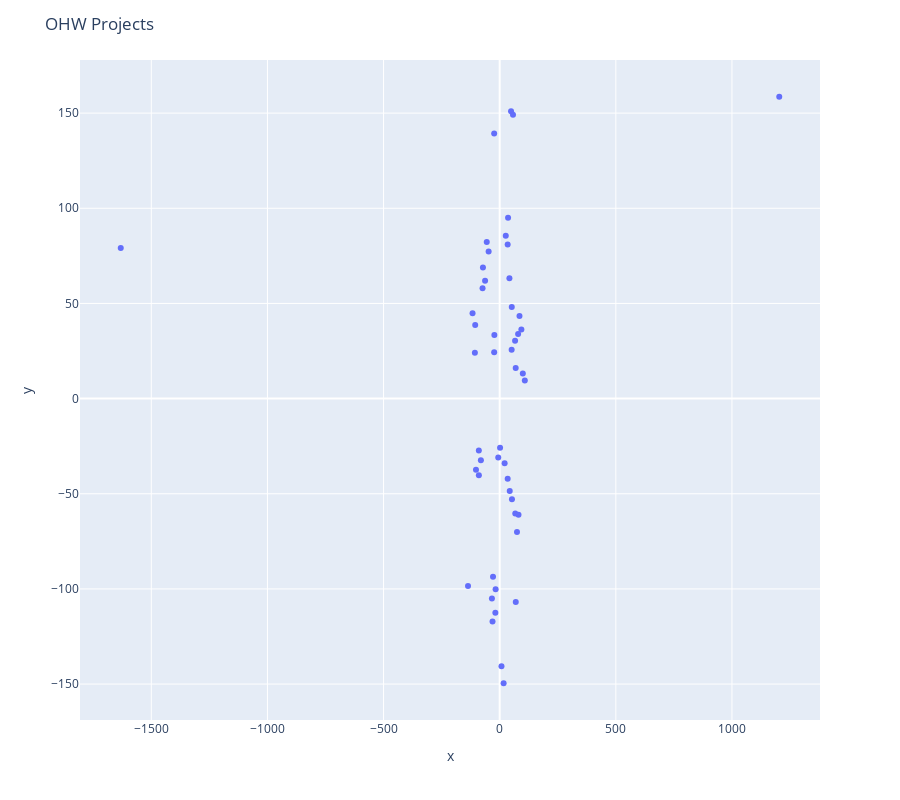

The code cell stored with this chart in its notebook:
### Code cell
import plotly.express as px

fig = px.scatter(df_2D, x="x", y="y",  hover_name="proj_name")

fig.update_traces(textposition='top center')

fig.update_layout(
    height=800,
    title_text='OHW Projects'
)

fig.show()

### Figure 1 — Plotly figure (JSON) as saved in the notebook; plotly's stock layout.template omitted (floating-point values rounded to 4 significant figures)
{"data": [{"hovertemplate": "<b>%{hovertext}</b><br><br>x=%{x}<br>y=%{y}<extra></extra>", "hovertext": ["21-proj-model-subsampl", "21-proj-", "21-proj-coastal-radar", "21-proj-deep-curr", "21-proj-radar-q", "21_proj_tag_d", "21-proj-drone-turtl", "21-proj-biological-activity-driven-by-geologic-ev", "22-proj-front-finder", "22-proj-plot_this_and_", "22-proj-biofouled", "22-proj-", "22-proj-lagrange_", "22_proj_matchup_d", "22-proj-gcmfilter", "22-proj-passive-acoustics-data-query", "22-proj-ker", "22-proj_SA_ocean_d", "22-proj-xyz", "22-proj-ENSO_Pred", "22-proj-flow-cytometry", "22-proj-clusters-nutr", "22-proj-biodiversity-indicator", "22-proj-orgs-templ", "22-proj-Extreme_ev", "22-proj-arcticd", "22-proj-video-data-pr", "22-proj-oleaje-coster", "22_proj_mat2py", "23_proj_fancymoor", "23_proj_", "23_proj_SAupwell", "23_proj_oil", "23_proj_argo_ml", "23_proj_sea_ice_oscill", "23-proj-pamproj", "23-proj-", "23_proj_drone_georef", "23_proj_ampl", "yy_proj_templ", "24_proj_extract_cube_data_overlap_poly_", "24_proj_MessageMeWhenItsHot_the_MHW_Vis-Report_app_", "24_proj_pace_", "24_proj_micronekton_img_pipeline_", "24_proj_sdm_", "24_proj_upSSH_", "24_proj_north_atlantic_variability_", "24_proj_big_data_", "24_proj_xarray_load_by_step_", "24_proj_catalog_"], "legendgroup": "", "marker": {"color": "#636efa", "symbol": "circle"}, "mode": "markers", "name": "", "orientation": "v", "showlegend": false, "textposition": "top center", "type": "scatter", "x": [51.43, 68.88, -1632.0, -73.84, 66.27, 99.48, 34.3, 52.78, 85.22, -81.01, 52.0, 1204.0, -23.85, -89.74, 26.17, 1.587, 36.0, -116.9, -136.3, -62.92, 34.35, 74.45, 48.86, 67.07, -23.02, 108.2, 80.94, 57.23, 69.18, -23.81, -47.76, -102.1, -105.5, 79.32, -55.76, -6.28, 43.19, -72.22, -106.9, -30.9, 93.39, -89.81, 21.22, 7.617, -17.63, -18.74, -28.76, 16.88, -33.53, 41.8], "xaxis": "x", "y": [25.63, 16.05, 79.11, 57.99, 30.38, 13.2, 80.96, -52.95, 43.36, -32.42, 48.13, 158.6, 139.3, -40.31, 85.62, -25.83, 95.06, 44.89, -98.49, 61.94, -42.13, -70.08, 151.0, -60.44, 33.45, 9.471, -61.07, 149.2, -106.9, 24.29, 77.26, -37.34, 38.67, 33.94, 82.32, -30.91, -48.52, 68.93, 24.12, -117.1, 36.32, -27.29, -33.99, -140.7, -100.2, -112.6, -93.63, -149.6, -105.0, 63.22], "yaxis": "y"}], "layout": {"height": 800, "legend": {"tracegroupgap": 0}, "margin": {"t": 60}, "title": {"text": "OHW Projects"}, "xaxis": {"anchor": "y", "domain": [0, 1], "title": {"text": "x"}}, "yaxis": {"anchor": "x", "domain": [0, 1], "title": {"text": "y"}}}}
